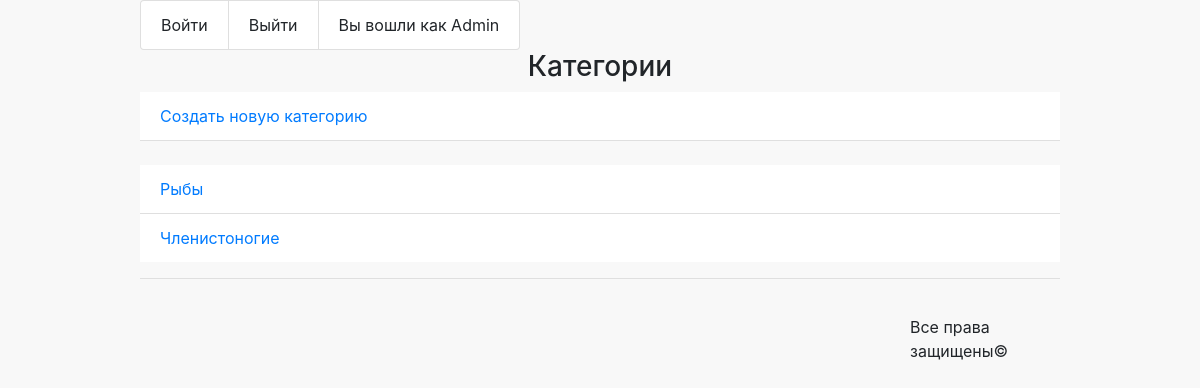
The app's page /admin_custom/categorys/read/ (signed in) with its own data.
### authapp/models.py (models this page shows, shortened)
class ShopUser(AbstractUser):
    class Meta:
        verbose_name = 'пользователь'
        verbose_name_plural = 'пользователи'
    avatar = models.ImageField(upload_to='users_avatars', blank=True)
    age = models.PositiveIntegerField(verbose_name='возраст')
    activation_key = models.CharField(max_length=128, blank=True)
    activation_key_expires = models.DateTimeField(
        default=det_expires_datetime()
    )

### mainapp/models.py (models this page shows, shortened)
class ProductCategory(models.Model):
    name = models.CharField(verbose_name='имя', max_length=64, unique=True)
    description = models.TextField(verbose_name='описание', blank=True)

### adminapp/views.py (the view)
# urls.py: path('categorys/read/', adminapp.CategoryListView.as_view(), name='categorys'),
class CategoryListView(IsSuperUserView, ListView):
    model = ProductCategory
    template_name = 'adminapp/categorys.html'
    queryset = ProductCategory.objects.all()
    def get_context_data(self, *, object_list=None, **kwargs):
        context = super(CategoryListView, self).get_context_data(**kwargs)
        context['title'] = 'Админка'
        return context

### adminapp/views.py (called while the page is built)
    def test_func(self):
        return self.request.user.is_superuser

### adminapp/templates/adminapp/categorys.html
{% extends 'adminapp/base_admin.html' %}
{% block content %}
<div>
    <h3>Категории</h3>
    <ul class="list-group list-group-flush">
        <li class="list-group-item"><a href="{% url 'admin_custom:category_create' %}">Создать новую категорию</a></li>
    </ul>
    <br>
    <ul class="list-group list-group-flush">
        {% for objects in object_list %}
            <li class="list-group-item"><a href="{% url 'admin_custom:category_read' objects.pk %}">{{objects.name}}</a></li>
        {% endfor %}
    </ul>
</div>
{% endblock %}

### adminapp/templates/adminapp/includes/inc_menu.html
<ul class="list-group list-group-horizontal">
  <li class="list-group-item"><a>Войти</a></li>
  <li class="list-group-item"><a>Выйти</a></li>
  <li class="list-group-item">Вы вошли как {{ request.user.username|title }}</li>
</ul>

### static/css/styles.css (style rules this page uses)
.body { background-color: #f8f8f8 }
h1, h3, p { text-align: center; }

### records on screen
ShopUser: user.username "Admin"
ProductCategory: name "Рыбы"
ProductCategory: name "Членистоногие"
